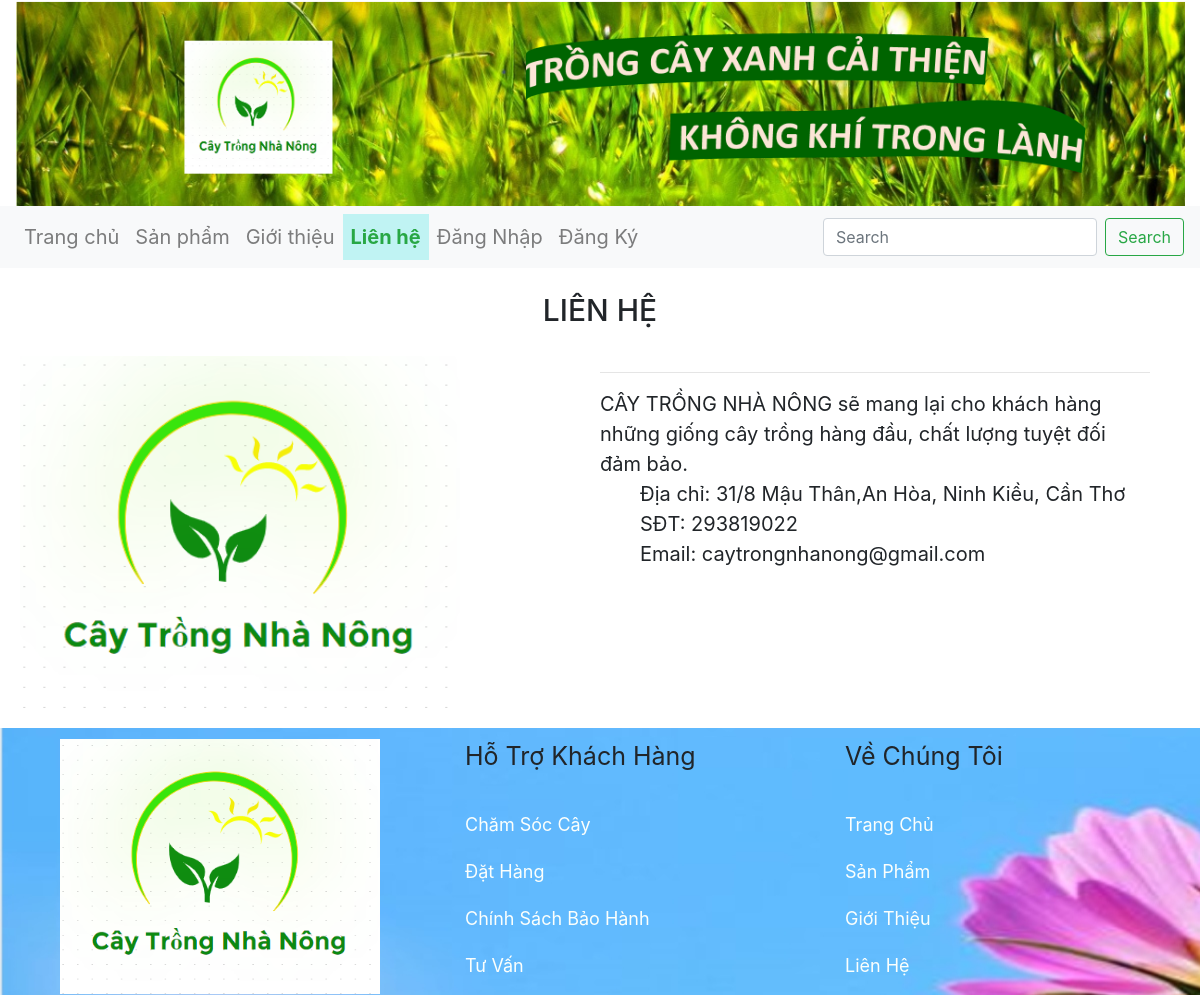
Page /lienhe.php on the committed database.
### tables this page shows
create table thongtinlienhe(
	malh char(10),
    diachi varchar(255),
    email varchar(255),
    SDT int,
    primary key (malh)
);

### lienhe.php (the view, shortened to what this page needs)
<?php
include_once "./connection.php";
?>
<!DOCTYPE html>
<html>
    <head>
        <link rel="stylesheet" href="https://cdn.jsdelivr.net/npm/bootstrap@4.6.2/dist/css/bootstrap.min.css">
        <link rel="stylesheet" href="css/index.css">
      </head>
    <body>
      <div style="height: 10%;">
        <header>
          <div class="container-fluid">
          <img src="logo/nen.PNG" style="width: 100%;" alt="">
          </div>
            <nav class="navbar navbar-expand-lg navbar-light bg-light">
                <div class="collapse navbar-collapse" style="z-index: 10;" id="navbarSupportedContent">
                  <ul class="navbar-nav mr-auto" style="font-size: 20px;">
                    <li class="nav-item">
                      <a class="nav-link" href="index.php">Trang chủ</a>
                    </li>
                    <li class="nav-item">
                      <a class="nav-link" href="sanpham.php">Sản phẩm</a>
                    </li>
                    <li class="nav-item">
                        <a class="nav-link" href="gioithieu.php">Giới thiệu</a>
                    </li>
                    <li class="nav-item active ">
                        <a class="nav-link text-success" style="background-color: rgb(192, 243, 243);font-weight: bold ; color: chartreuse; "  href="lienhe.php">Liên hệ</a>
                    </li>
                    <?php
                        if(isset($_SESSION['sotk'])){
                          echo '
                            <li class="nav-item">
                              <a class="nav-link" href="dangxuat.php">Đăng Xuất</a>
                            </li>
                            <li class="nav-item">
                              <a class="nav-link" href="donhanguser.php">Đơn Hàng</a>
                            </li>
                            ';
                        }else{
                          echo '
                            <li class="nav-item">
                              <a class="nav-link" href="dangnhap.php">Đăng Nhập</a>
                            </li>
                            <li class="nav-item">
                              <a class="nav-link" href="dangky.php">Đăng Ký</a>
                            </li>
                          ';
                        }
                  ?>
                  </ul>
                  <form class="form-inline my-2 my-lg-0">
                    <input class="form-control mr-sm-2" type="search" placeholder="Search" aria-label="Search">
                    <button class="btn btn-outline-success my-2 my-sm-0" type="submit">Search</button>
                  </form>
                </div>
            </nav>
        </header>
      </div>
        <br>
      <main>
        <h6 style="text-align: center ;font-size: 30px;">LIÊN HỆ</h6>
        <div class="row container-fluid " style="padding: 20px 20px ;">
            <div class="col-6 ">
                <img src="logo/Logo.PNG" style="width: 80%;" alt="">
            </div>
            <div class="col-6"><hr>
            CÂY TRỒNG NHÀ NÔNG sẽ mang lại cho khách hàng những giống cây trồng hàng đầu,
              chất lượng tuyệt đối đảm bảo.
              <?php
                  $query = 'select * from thongtinlienhe';
                  try {
                      $sth = $pdo->query($query);
                      if ($row = $sth->fetch()){
                          echo '
                            <ul>
                              <li>Địa chỉ: '.$row['diachi'].'</li>
                              <li>SĐT: '.$row['SDT'].'</li>
                              <li>Email: '.$row['email'].'</li>
                            </ul>
                          ';
                      }
                  } catch (PDOException $e){
                  }
              ?>
            </div>
        </div>
      </main>
      <footer style="padding-top: 10px; height: 20%;background-image: url(iii.jpg);">
        <div class="container">
          <div class="row">
            <div class="col-4 " style=" margin: auto;">
              <img src="logo/Logo.PNG" class="container-fluid" style="width: 100%;" alt="">
            </div>
            <div class="col-4" style=" margin: auto;" >
                <ul>
                  <li style="font-size: 25px;">Hỗ Trợ Khách Hàng</li>
                </ul>
                <ul style="font-size: 18px;"  id="li">
                  <li><a href="#">Chăm Sóc Cây</a></li>
                  <li><a href="#">Đặt Hàng</a></li>
                  <li><a href="#">Chính Sách Bảo Hành</a></li>
                  <li><a href="#">Tư Vấn</a></li>
                </ul>
            </div>
            <div class="col-4">
              <ul>
                <li style="font-size: 25px;">Về Chúng Tôi</li>
              </ul>
              <ul style="font-size: 18px;"  id="li">
                <li><a href="#">Trang Chủ</a></li>
                <li><a href="#">Sản Phẩm</a></li>
                <li><a href="#">Giới Thiệu</a></li>
                <li><a href="#">Liên Hệ</a></li>
              </ul>
            </div>
          </div>
      </div>
      </footer>
    </body>
</html>

### css/index.css (style rules this page uses)
img { height: 100%; width: 100%; }
ul { list-style-type: none; padding: auto; }
#li li { padding-top: 20px; }
#li li a { color: #fcfffc; text-decoration: none; }
img { width: 100%; height: 100%; }
body { height: 100%; }
header { height: 20%; }
main { height: 50%; }
footer { height: 20%; }
main { font-size: 20px; }

### rows in the picture
thongtinlienhe: diachi "31/8 Mậu Thân,An Hòa, Ninh Kiều, Cần Thơ", SDT "293819022", email "caytrongnhanong@gmail.com"
